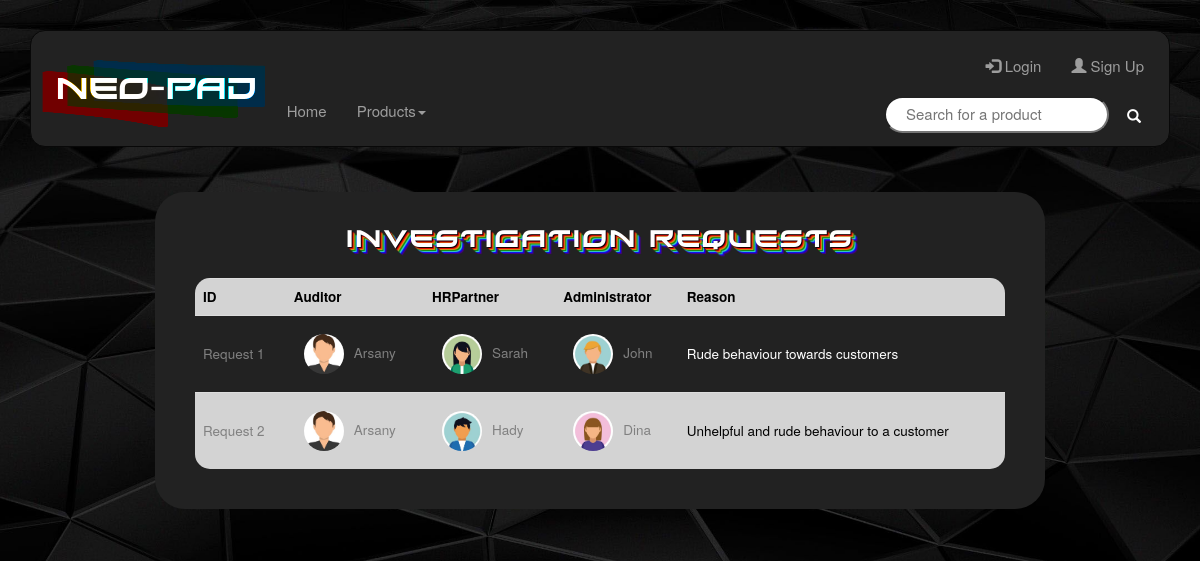
The page /AllRequests.php on the database its author committed.
### tables this page shows
CREATE TABLE `investigationrequest` (
  `id` int(10) UNSIGNED NOT NULL,
  `auditorID` int(10) UNSIGNED NOT NULL,
  `hrID` int(10) UNSIGNED NOT NULL,
  `adminID` int(10) UNSIGNED NOT NULL,
  `reason` varchar(255) DEFAULT NULL
);

CREATE TABLE `users` (
  `id` int(10) UNSIGNED NOT NULL,
  `username` varchar(30) NOT NULL,
  `password` varchar(225) NOT NULL,
  `email` varchar(50) NOT NULL,
  `address` varchar(50) DEFAULT NULL,
  `imagePath` varchar(255) DEFAULT NULL,
  `userType` varchar(15) NOT NULL
);

### AllRequests.php (the view, shortened to what this page needs)
<html>
    <head>
    </head>
    <body>
    <?php
        include "Menu.php";
        $conn = new mysqli("localhost","root","", "project");
        $sql="SELECT * FROM investigationrequest";
        $result = mysqli_query($conn,$sql);
        ?>
        <div class="container">
            <div class="card">
                <div class="large-card-container">
                    <h3 class="text-center">Investigation Requests</h3>
                    <table class="table custom-table">
                        <tr>
                            <th>ID </th>
                            <th>Auditor </th>
                            <th>HRPartner</th>
                            <th>Administrator</th>
                            <th>Reason</th>
                        </tr>
                        <?php
                        while($row = $result->fetch_assoc()){
                            echo "<tr>";
                            echo "<td><a href='ViewInvestigationRequest.php?id=" . $row['id'] . "'>Request " . $row['id'] . "</a></td>";
                            echo "<td>";
                            $sql2="SELECT username,imagePath FROM users WHERE id='" . $row['auditorID'] . "'";
                            $result2 = mysqli_query($conn,$sql2);
                            if($rows = $result2->fetch_assoc()){
                                echo "<img src=". $rows['imagePath']. " class='user-pic-icon'><img>";
                                echo  "<a href='Profile.php?id=". $row['auditorID'] . "'>".$rows['username'] . "</a>";
                            }
                            echo "</td><td>";
                            $sql3="SELECT username,imagePath FROM users WHERE id='" . $row['hrID'] . "'";
                            $result3 = mysqli_query($conn,$sql3);
                            if($row3 = $result3->fetch_assoc()){
                                echo "<img src=". $row3['imagePath']. " class='user-pic-icon'><img>";
                                echo  "<a href='Profile.php?id=". $row['hrID'] . "'>".$row3['username'] . "</a>";
                            }
                            echo "</td><td>";
                            $sql4="SELECT username,imagePath FROM users WHERE id='" . $row['adminID'] . "'";
                            $result4 = mysqli_query($conn,$sql4);
                            if($row4 = $result4->fetch_assoc()){
                                echo "<img src=". $row4['imagePath']. " class='user-pic-icon'><img>";
                                echo  "<a href='Profile.php?id=". $row['adminID'] . "'>".$row4['username'] . "</a>";
                            }
                            echo "</td>";
                            echo "<td>" . $row['reason'] . "</td>";
                            echo "</tr>";
                        }
                        ?>
                    </table>
                </div>
            </div>
        </div>
    </html>

### Style.css (style rules this page uses)
body { margin: 30px; background: black; color: white; line-height: 1.5; font-size: 15px; background-image: url(resources/images/style/background/bg.jpg); background-position: center; background-repeat:no-repeat; background-size:cover; }
h1, h2, h3 { font-family: xirod; letter-spacing: 2px; font-weight: lighter; text-shadow: 1px 1px 1px black, 2px 2px 1px red, 3px 3px 1px goldenrod, 4px 4px 1px green, 5px 5px 1px turquoise, 6px 6px 1px blue, 7px 7px 1px indigo; animation: glow2 2s ease-in-out infinite alternate; }
a { color: unset; }
a:visited, a:link, a:active { color: grey; text-decoration: none; }
.table>tbody>tr>td { vertical-align: middle !important; }
.user-pic-icon { border-radius: 4rem; width: 40px; height: 40px; margin: 10px; }
.container { width: fit-content; height: fit-content; }
.card { background: #222; margin:20px; border-radius: 3rem; }
.large-card-container { text-align: center; padding:15px; margin:25px; width: 840px; max-height: 777px; overflow-y: auto; }
.custom-table { border-collapse:collapse; margin: 25px 0; font-size: 0.9em; min-width: 400px; border-radius: 15px 15px 15px 15px ; overflow: hidden; }
.custom-table th, .custom-table td { padding: 12px 15px; }
.custom-table tbody tr { border-bottom: 1px solid rgb(0, 0, 0); }
.custom-table tbody tr:nth-of-type(even) { background-color: #222; color: rgb(255, 255, 255); }
.custom-table tbody tr:nth-of-type(odd) { color: rgb(0, 0, 0); background-color: lightgray }
.custom-table tbody tr:last-of-type { border-bottom : none; }

### rows shown on the page
investigationrequest: id "1", auditorID.imagePath (picture), auditorID.username "Arsany", users.imagePath (picture), users.username "Sarah", users.username "John", reason "Rude behaviour towards customers"
investigationrequest: id "2", auditorID.imagePath (picture), auditorID.username "Arsany", users.imagePath (picture), users.username "Hady", users.username "Dina", reason "Unhelpful and rude behaviour to a customer"
